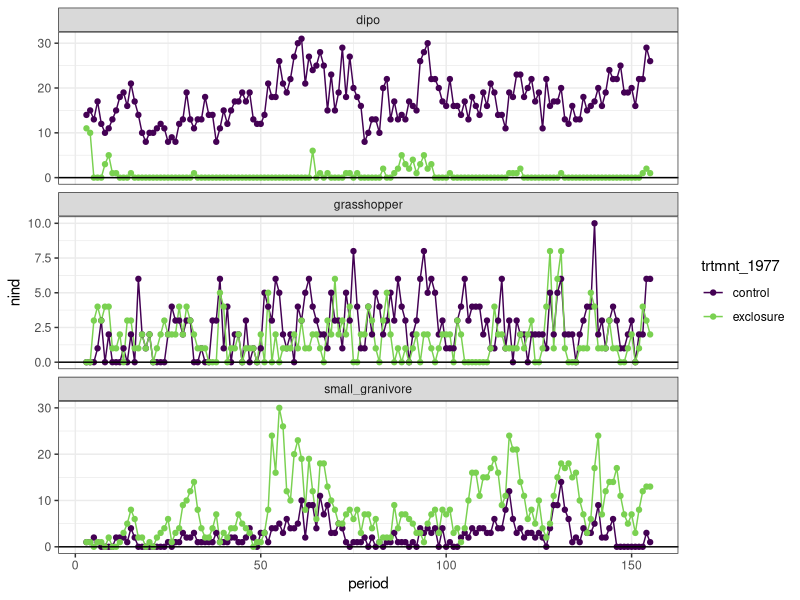
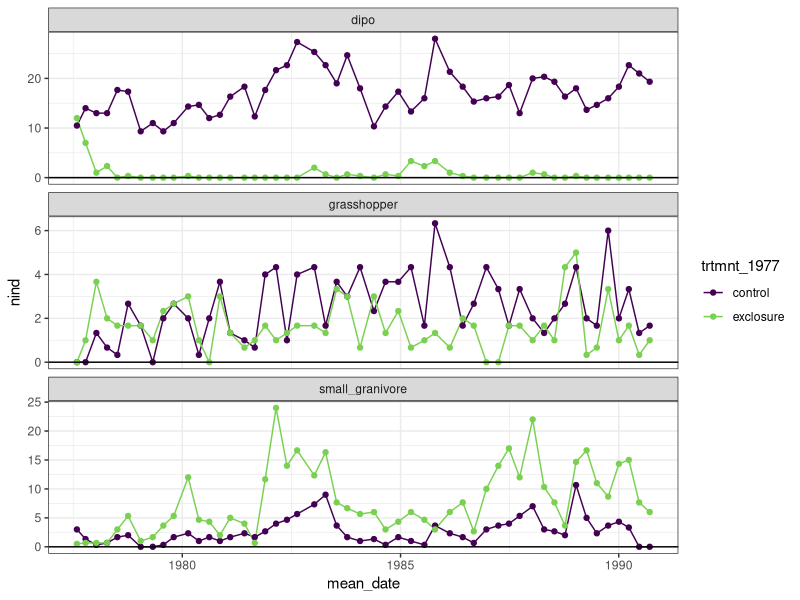
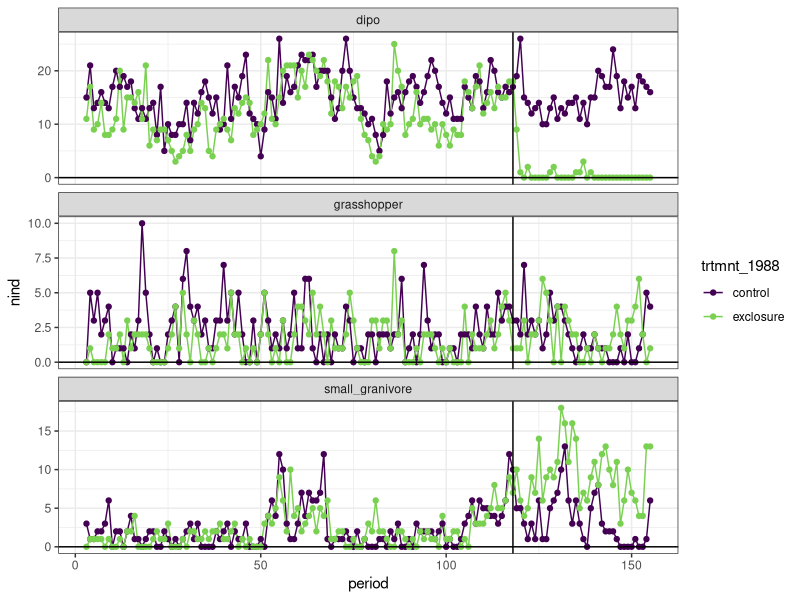
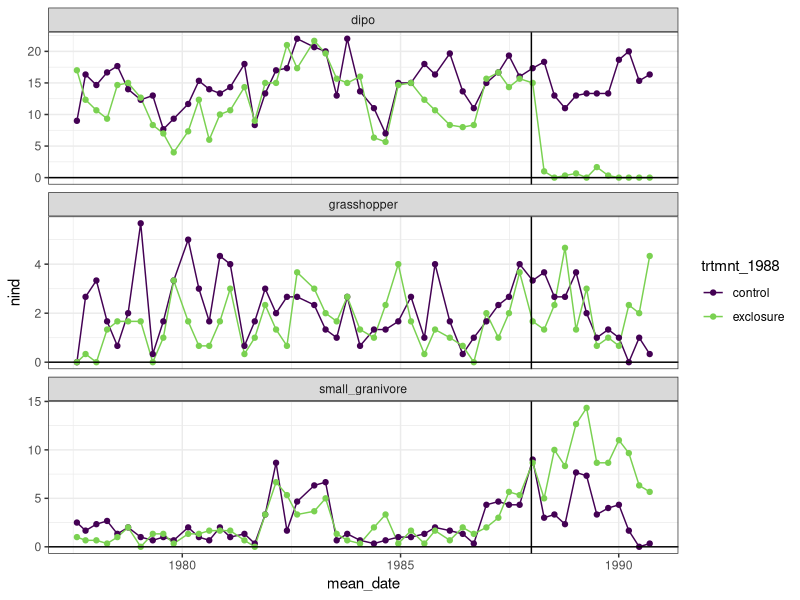
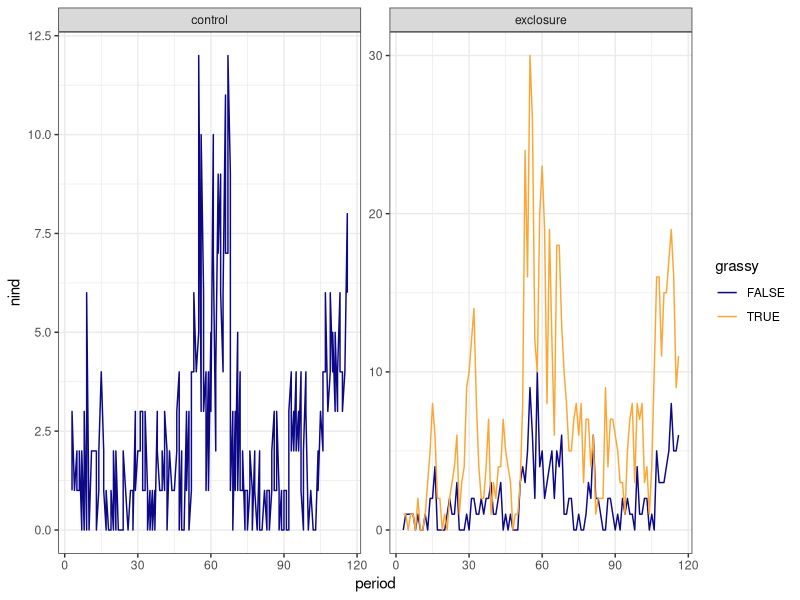
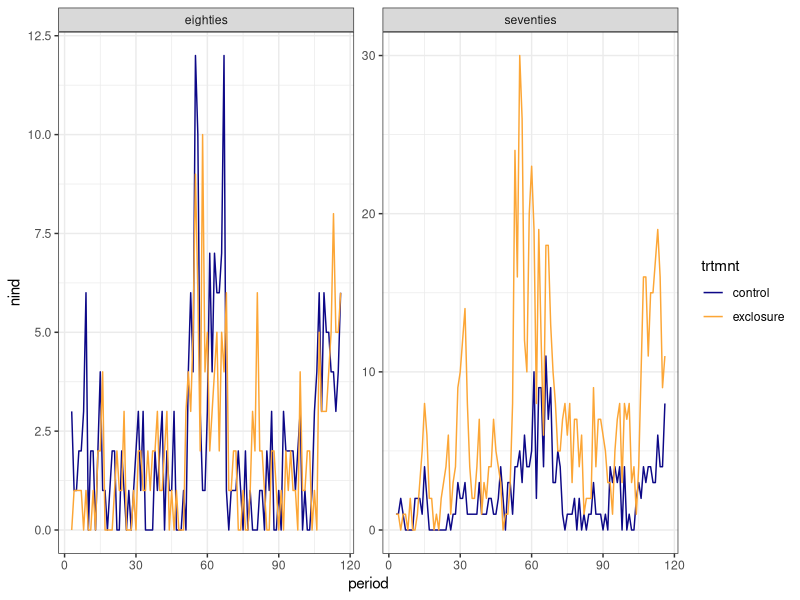
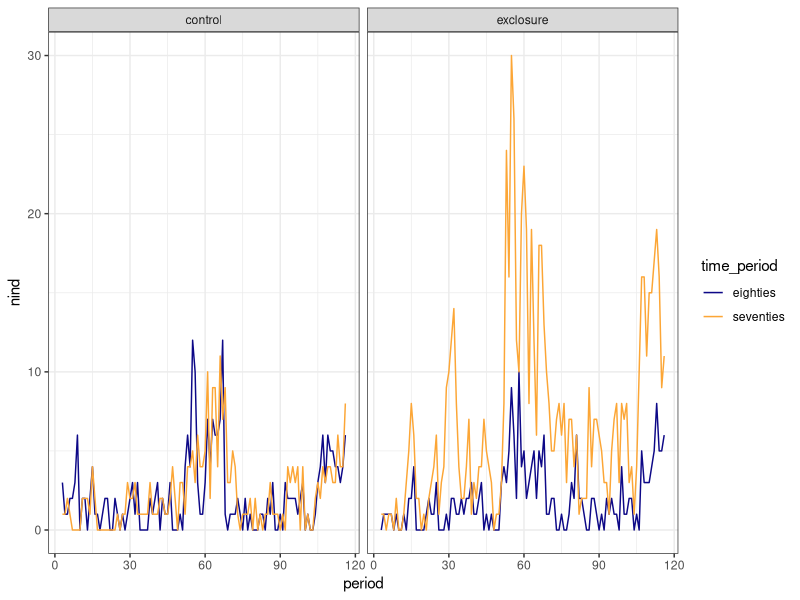
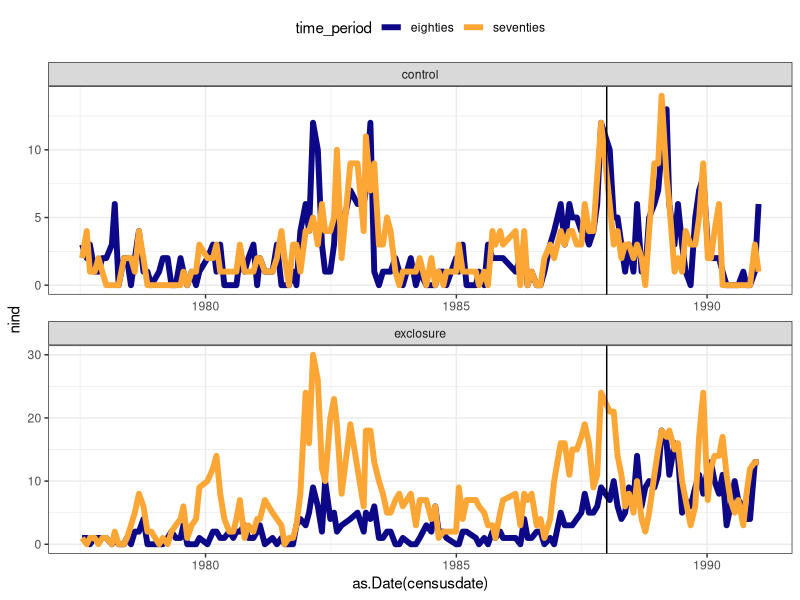

Generate these figures, in order, with R:
## ---- chunk 1
knitr::opts_chunk$set(echo = TRUE)
rats <- read.csv(here::here("lore", "1994_longterm", "1994_data_complete.csv"), stringsAsFactors = F)
rat_totals_1977 <- read.csv(here::here("lore", "1994_longterm", "1994_data_statevars_1977.csv"), stringsAsFactors = F)
rat_totals_1988 <- read.csv(here::here("lore", "1994_longterm", "1994_data_statevars_1988.csv"), stringsAsFactors = F)
library(dplyr)
library(ggplot2)

## ---- chunk 2


ggplot(filter(rat_totals_1977, type != "other", period > 2), aes(period, nind, color = trtmnt_1977)) +
  geom_line() +
  geom_point()+
  theme_bw() +
  facet_wrap(vars(type), ncol = 1, scales = "free_y") +
  geom_hline(yintercept = 0) +
  scale_colour_viridis_d(end = .8)


rats_1977_thrmo_avg <- rat_totals_1977 %>%
 # filter(period > 2) %>%
  mutate(three_month_section = floor((period) / 3) + 1) %>%
  group_by(three_month_section, type, trtmnt_1977) %>%
  summarize(nind = mean(nind),
            mean_date = mean(as.Date(censusdate))) %>%
  ungroup()

ggplot(filter(rats_1977_thrmo_avg, type != "other", three_month_section < 52), aes(mean_date, nind, color = trtmnt_1977)) +
  geom_line() +
  geom_point()+
  theme_bw() +
  facet_wrap(vars(type), ncol = 1, scales = "free_y") +
  geom_hline(yintercept = 0) +
  scale_colour_viridis_d(end = .8)

## ---- chunk 3


ggplot(filter(rat_totals_1988, type != "other", period > 2), aes(period, nind, color = trtmnt_1988)) +
  geom_line() +
  geom_point()+
  theme_bw() +
  facet_wrap(vars(type), ncol = 1, scales = "free_y") +
  geom_hline(yintercept = 0) +
  scale_colour_viridis_d(end = .8) +
  geom_vline(xintercept = 118)


rats_1988_thrmo_avg <- rat_totals_1988 %>%
 # filter(period > 2) %>%
  mutate(three_month_section = floor((period) / 3) + 1) %>%
  group_by(three_month_section, type, trtmnt_1988) %>%
  summarize(nind = mean(nind),
            mean_date = mean(as.Date(censusdate))) %>%
  ungroup()

ggplot(filter(rats_1988_thrmo_avg, type != "other", three_month_section < 52), aes(mean_date, nind, color = trtmnt_1988)) +
  geom_line() +
  geom_point()+
  theme_bw() +
  facet_wrap(vars(type), ncol = 1, scales = "free_y") +
  geom_hline(yintercept = 0) +
  scale_colour_viridis_d(end = .8) +
  geom_vline(xintercept = as.Date("1988-01-01"))

## ---- chunk 4

rat_totals <- rat_totals_1977 %>%
  rename(trtmnt = trtmnt_1977) %>%
  mutate(time_period = "seventies") %>%
  bind_rows(mutate(rename(rat_totals_1988, trtmnt = trtmnt_1988), time_period = "eighties")) %>%
  mutate(grassy = ifelse(time_period == "seventies", ifelse(trtmnt == "exclosure", TRUE, FALSE), FALSE))

ggplot(filter(rat_totals, type == "small_granivore", period > 2, period < 117), aes(period, nind, color = grassy)) +
  geom_line() +
  facet_wrap(vars(trtmnt), scales = "free_y") +
  theme_bw() +
  scale_color_viridis_d(option = "plasma", end = .8)


ggplot(filter(rat_totals, type == "small_granivore", period > 2, period < 117), aes(period, nind, color = trtmnt)) +
  geom_line() +
  facet_wrap(vars(time_period), scales = "free_y") +
  theme_bw() +
  scale_color_viridis_d(option = "plasma", end = .8)

ggplot(filter(rat_totals, type == "small_granivore", period > 2, period < 117), aes(period, nind, color = time_period)) +
  geom_line() +
  facet_wrap(vars(trtmnt), scales = "fixed") +
  theme_bw() +
  scale_color_viridis_d(option = "plasma", end = .8)

## ---- chunk 5

ggplot(filter(rat_totals, type == "small_granivore"), aes(as.Date(censusdate), nind, color = time_period)) +
  geom_line(size = 2) +
  facet_wrap(vars(trtmnt), scales = "free", ncol = 1) +
  theme_bw() +
  scale_color_viridis_d(option = "plasma", end = .8) +
  theme(legend.position = "top")+
  geom_vline(xintercept = as.Date("1988-01-01"))
  
rat_totals <- rat_totals %>%
  mutate(trtmnt_period = paste(time_period, trtmnt, sep = "_"))

ggplot(filter(rat_totals, type == "small_granivore"), aes(as.Date(censusdate), nind, color= trtmnt, group = trtmnt_period)) +
  geom_line(size = 2) +
  theme_bw() +
  facet_wrap(vars(grassy), scales = "free", ncol = 1) +
  scale_color_viridis_d(end = .8) +
  theme(legend.position = "top")+
  geom_vline(xintercept = as.Date("1988-01-01"))
## ---- chunk 6

ggplot(filter(rat_totals, type == "small_granivore", period > 100, period < 155), aes(as.Date(censusdate), nind, color= trtmnt, group = trtmnt_period)) +
  geom_line(size = 2) +
  theme_bw() +
  facet_wrap(vars(grassy), scales = "free", ncol = 1) +
  scale_color_viridis_d(end = .8) +
  theme(legend.position = "top")+
  geom_vline(xintercept = as.Date("1988-01-01"))

